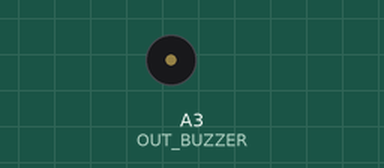
Recording of a sketch running on a simulated Arduino Uno, built with avr-gcc and run on an emulated ATmega328P. Shown: buzzer (waves = sounding).

Above: at 0.1 s.
Timing chart, 0 to 1.6 s (numbered marks = the images above):
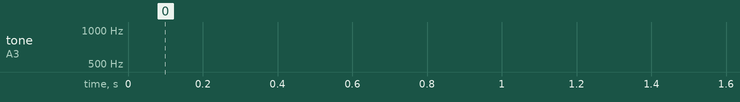

The sketch:

_07_Buzzer.ino
```cpp
#define OUT_BUZZER  A3

void setup() {
  // put your setup code here, to run once:
  pinMode(OUT_BUZZER,OUTPUT);
}

void loop() {
  // put your main code here, to run repeatedly:
  int i;

  for(i=500; i<1000; i++)
  {
    tone(OUT_BUZZER,i);
    delay(1);
  }

  for(i=1000; i>500; i--)
  {
    tone(OUT_BUZZER,i);
    delay(1);
  }
}
```
